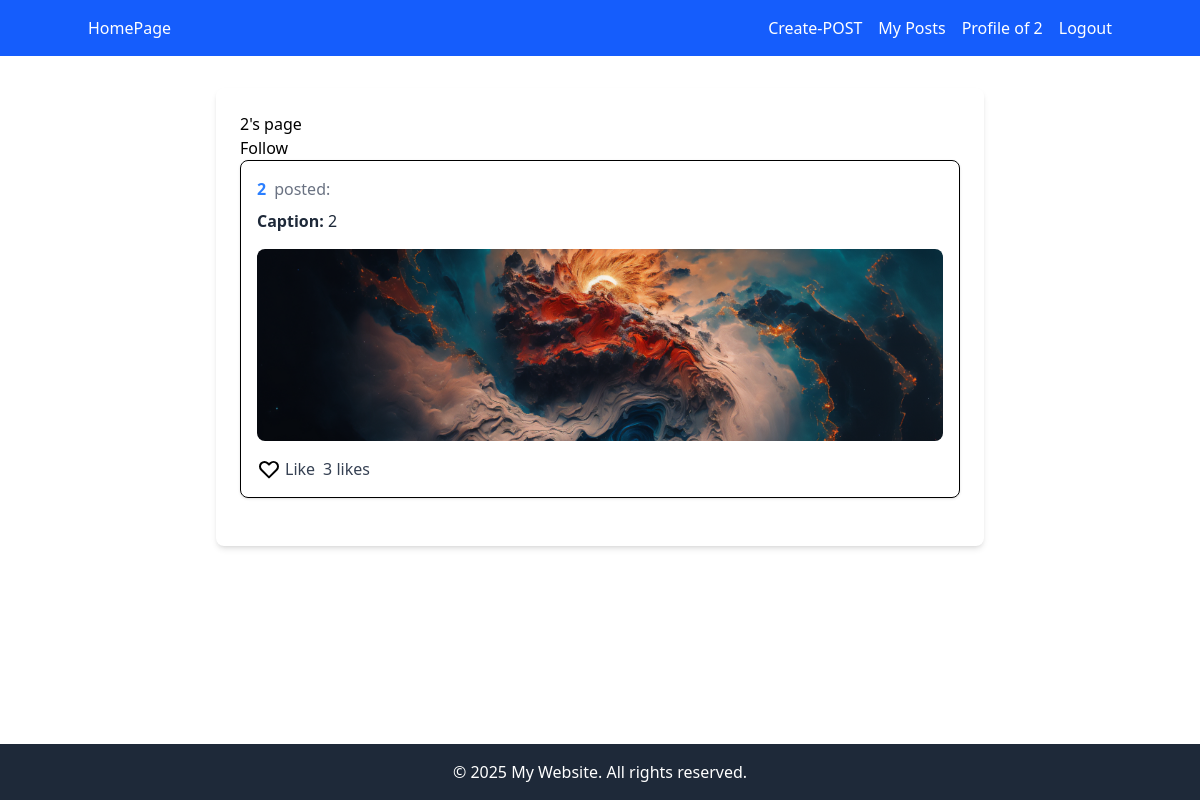
Page /user/2/ (signed in) on the committed database.
### appbase/models.py (models this page shows, shortened)
class Post(models.Model):
    id = models.UUIDField(primary_key=True, default=uuid.uuid4, editable=False)
    user = models.ForeignKey(to=User, on_delete=models.CASCADE, related_name="posts")
    image = models.ImageField(upload_to="post_images/")
    caption = models.TextField(blank=True, null=True)
    likes = models.ManyToManyField(to=User, related_name="liked_posts", blank=True)
    created_at = models.DateTimeField(default=timezone.now)

### appbase/views.py (the view, shortened to what this page needs)
# urls.py: path("user/<str:username>/", views.user, name="user"),
def user(request, username):
    visiteduser = User.objects.get(username=username)
    is_following = False  # Default value
    if request.user.is_authenticated:
        is_following = request.user.profile.following.filter(id=visiteduser.profile.id).exists()
    return render(request, "user.html", {"visiteduser": visiteduser, "is_following": is_following})

### templates/user.html (shortened to what this page needs)
{% extends 'base.html' %}
{% block content %}
    <h1>{{ visiteduser }}'s page</h1>
    <form action="" method="post">
        {% if is_following %}
            <button type="submit" name="action" value="unfollow">Unfollow</button>
        {% else %}
            <button type="submit" name="action" value="follow">Follow</button>
        {% endif %}
    </form>
    {% if user.is_authenticated %}
        {% for post in visiteduser.posts.all %}
            {% include 'component_post.html' with post=post %}
        {% endfor %}
    {% else %}
        <p>please login to view posts</p>
    {% endif %}
{% endblock content %}

### templates/base.html (shortened to what this page needs)
{% load static %}
<!DOCTYPE html>
<html lang="en">
    <head>
        <script src="https://cdn.jsdelivr.net/npm/@tailwindcss/browser@4"></script>
    </head>
    <body class="flex flex-col min-h-screen">
        <header class="bg-blue-600 text-white py-4 px-6">
            <div class="container mx-auto flex justify-between items-center">
                <a href="{% url 'home' %}" class="hover:text-gray-300">HomePage</a>
                <nav>
                    <ul class="flex space-x-4">
                        {% if user.is_authenticated %}
                            <li>
                                <a href="{% url 'createpost' %}"class="hover:text-gray-300">Create-POST</a>
                            </li>
                            <li>
                                <a href="{% url 'myposts' %}"class="hover:text-gray-300">My Posts</a>
                            </li>
                            <li>
                                <a href="{% url 'profile' %}" class="hover:text-gray-300">Profile of {{ user.username }}</a>
                            </li>
                            <li>
                                <a href="{% url 'logout' %}" class="hover:text-gray-300">Logout</a>
                            </li>
                        {% endif %}
                    </ul>
                </nav>
            </div>
        </header>
        <main class="flex-grow container mx-auto py-8 px-6">
            <div class="max-w-3xl mx-auto bg-white shadow-md rounded-lg p-6">
                {% block content %}{% endblock content %}
            </div>
        </main>
        <footer class="bg-gray-800 text-white py-4 px-6 mt-8">
            <div class="container mx-auto text-center">© 2025 My Website. All rights reserved.</div>
        </footer>
    </body>
</html>

### templates/component_post.html (shortened to what this page needs)
<div class="mb-6 p-4 border rounded-lg shadow-sm">
    <div class="flex items-center mb-2">
        <a href="{% url 'user' post.user.username %}"
           class="font-bold text-blue-500 hover:text-blue-700 transition-colors">{{ post.user.username }}</a>
        <span class="ml-2 text-gray-500">posted:</span>
    </div>
    <p class="text-gray-800">
        <span class="font-semibold">Caption:</span> {{ post.caption }}
    </p>
    {% if post.image %}
        <img src="{{ post.image.url }}"
             width="300"
             height="200"
             alt="Post image"
             class="mt-4 w-full h-48 object-cover rounded-lg">
    {% else %}
        <p class="mt-4 text-gray-500">No image available</p>
    {% endif %}
    <div class="mt-4 flex items-center space-x-2">
        <form method="post" action="{% url 'toggle_like' post.id %}" class="inline">
            <button type="submit" class="flex items-center space-x-1">
                {% if request.user in post.likes.all %}
                    <svg xmlns="http://www.w3.org/2000/svg"
                         fill="red"
                         viewBox="0 0 24 24"
                         stroke="currentColor"
                         class="w-6 h-6">
                        <path stroke-linecap="round" stroke-linejoin="round" stroke-width="2" d="M4.318 6.318a4.5 4.5 0 000 6.364L12 20.364l7.682-7.682a4.5 4.5 0 00-6.364-6.364L12 7.636l-1.318-1.318a4.5 4.5 0 00-6.364 0z">
                        </path>
                    </svg>
                {% else %}
                    <svg xmlns="http://www.w3.org/2000/svg"
                         fill="none"
                         viewBox="0 0 24 24"
                         stroke="currentColor"
                         class="w-6 h-6">
                        <path stroke-linecap="round" stroke-linejoin="round" stroke-width="2" d="M4.318 6.318a4.5 4.5 0 000 6.364L12 20.364l7.682-7.682a4.5 4.5 0 00-6.364-6.364L12 7.636l-1.318-1.318a4.5 4.5 0 00-6.364 0z">
                        </path>
                    </svg>
                {% endif %}
                <span class="text-gray-700 font-medium">
                    {% if request.user in post.likes.all %}
                        Unlike
                    {% else %}
                        Like
                    {% endif %}
                </span>
            </button>
        </form>
        <span class="text-gray-700 font-medium">{{ post.likes.count }} likes</span>
    </div>
</div>

### rows in the picture
Post: user.username "2", caption "2", image (picture), shows "Like", likes.count "3"

### other values in the picture
{{ user.username }} "2"
{{ visiteduser }} "2"
